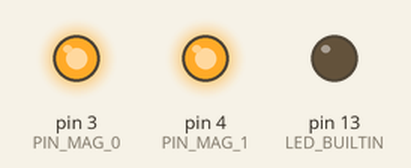
Simulated run of this sketch. Board: Arduino Uno, built with avr-gcc and run on an emulated ATmega328P. Shown: output pins drawn as LEDs (lit = HIGH). What the sketch prints to the serial monitor is not drawn.

Above: at 0.07 s.
At 0.95 s:
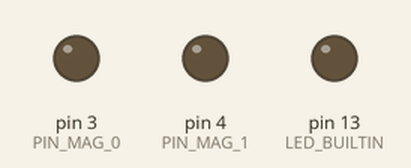
At 1.84 s:
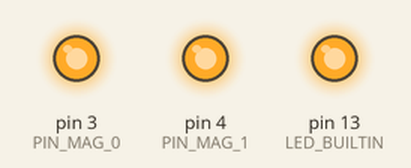
At 2.72 s:
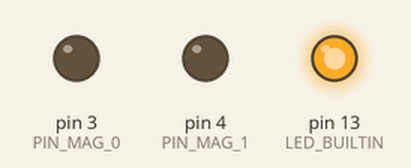
Timing chart, 0 to 3.0 s (numbered marks = the images above):
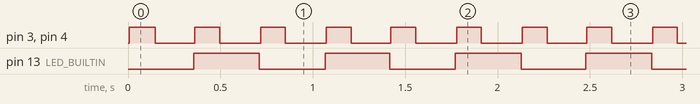

The sketch:

PumpMagnetControl.ino
```cpp
const int NUM_MAGNETS = 2;

const int PIN_MAG_0 = 3;
const int PIN_MAG_1 = 4;
const int MAG_PINS[NUM_MAGNETS] = {3,4};
// 200 ms with magnets in series seems pretty good, with 0.4 time.
const unsigned int PERIOD_MS = 350;
const float timings[NUM_MAGNETS][2] = { {0.0, 0.4}, {0.0, 0.4} };


void setup() {
  // put your setup code here, to run once:
  Serial.begin(115200);
  pinMode(LED_BUILTIN, OUTPUT);
  pinMode(PIN_MAG_0,OUTPUT);
  pinMode(PIN_MAG_1,OUTPUT);
}

unsigned int time_within_period = 0;
long last_period_start = 0;
long period_number = 0;

int DEBUG_LEVEL = 1;
void loop() {
  // put your main code here, to run repeatedly:
  delay(5);
  unsigned long ms = millis();
  time_within_period = ms - last_period_start;
  Serial.print("time ");
  Serial.println(time_within_period);
  for(int i = 0; i < NUM_MAGNETS; i++) {
    bool MAG_ON = (time_within_period > (((float) PERIOD_MS) * timings[i][0]))
          && (time_within_period < ((float) PERIOD_MS)* timings[i][1]);
    if (DEBUG_LEVEL > 0) {
            Serial.print("mag: ");
            Serial.print(i);
            Serial.print(" ");
            Serial.print((time_within_period > (((float) PERIOD_MS) * timings[i][0])));
            Serial.print(" ");
            Serial.print((time_within_period < ((float) PERIOD_MS)* timings[i][1]));
            Serial.print(" ");
            Serial.println(MAG_ON);
    }
    digitalWrite(MAG_PINS[i],MAG_ON);
  }

  // now check if we are outside of a period
  if (time_within_period > PERIOD_MS) {
    Serial.print("Period: ");
    Serial.println(period_number++);
    digitalWrite(LED_BUILTIN, (period_number % 2));
    last_period_start = ms;
    time_within_period = 0;
  }
}
```

Measured:
- by itself, pin 3 (PIN_MAG_0), pin 4 (PIN_MAG_1): alternates HIGH for 0.13 s and LOW for 0.22 s
- by itself, pin 13 (LED_BUILTIN): alternates HIGH for 0.36 s and LOW for 0.36 s
- by itself, everything shown: repeats every 0.71 s, in 4 steps
